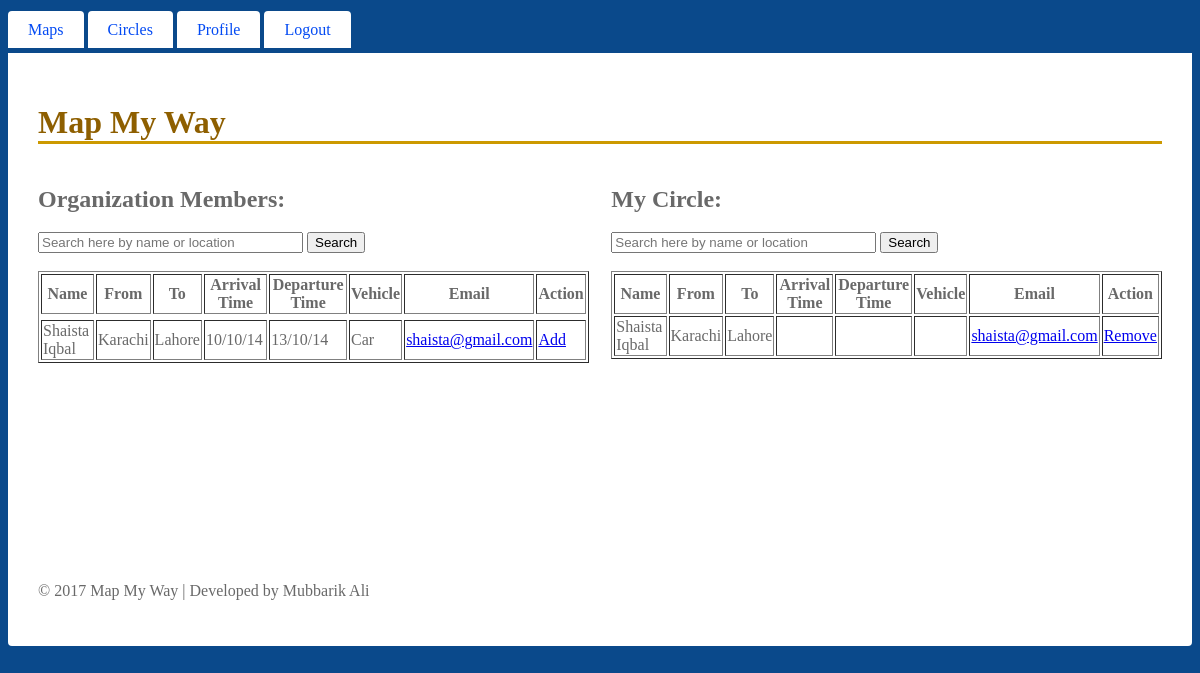
/code/circles.php (signed in), run on the app's committed database.
### tables this page shows
CREATE TABLE IF NOT EXISTS `users` (
  `username` char(30) NOT NULL,
  `password` char(30) NOT NULL,
  `firstName` char(30) NOT NULL,
  `lastName` char(30) NOT NULL,
  `email` char(30) NOT NULL,
  `cellNo` int(30) NOT NULL,
  `driver` char(10) NOT NULL,
  `licenseNo` char(30) NOT NULL,
  `cnicNo` char(30) NOT NULL,
  `address` char(50) NOT NULL,
  `dateOfBirth` date NOT NULL,
  `gender` char(10) NOT NULL,
  `privacy` char(10) NOT NULL,
  `startLocation` char(200) NOT NULL,
  `endLocation` char(200) NOT NULL,
  `startDate` char(200) NOT NULL,
  `endDate` char(200) NOT NULL,
  `travelFrequency` char(50) NOT NULL,
  `vehicleType` char(50) NOT NULL,
  `fuelSystem` char(50) NOT NULL,
  `empId` char(50) NOT NULL,
  PRIMARY KEY (`username`)
);

CREATE TABLE IF NOT EXISTS `mycircle` (
  `username` char(50) NOT NULL,
  `friendname` char(100) NOT NULL,
  `firstName` char(50) NOT NULL,
  `lastName` char(200) NOT NULL,
  `startLocation` char(200) NOT NULL,
  `endLocation` char(200) NOT NULL,
  `cellNo` char(20) NOT NULL,
  `email` char(50) NOT NULL,
  UNIQUE KEY `username` (`username`,`friendname`)
);

### code/circles.php (the view, shortened to what this page needs)
 <!DOCTYPE html>
<html>
<head>
<link href="Site.css" rel="stylesheet">
<link href="*" rel="stylesheet" type="text/css">
</head>
<body>
<?php if ($_SESSION['user']>1000 && $_SESSION['user']<2000){include "adminHeader.php";}else{include "header.php";} ?>
<div id="main">
<h1>Map My Way</h1>
<div id="container">
<div style="float: left; width: 49%; padding: 20;">
<h2>Organization Members:<br></h2>
<form  action="searchedMembers.php" method="post">
<input name="search" type="text" placeholder="Search here by name or location" size="30">
<button type="submit">Search</button>
</form>
<br>
<?php
include("config.php");
$con=mysqli_connect($server,$db_user,$db_pass,$database);
$result = mysqli_query($con,"SELECT * FROM users");
echo "<table border='1'>
<tr>
<th>Name</th>
<th>From</th>
<th>To</th>
<th>Arrival Time</th>
<th>Departure Time</th>
<th>Vehicle</th>
<th>Email</th>
<th>Action</th>
</tr>";
while($row = mysqli_fetch_array($result)) {
	echo "<tr>";
	if($row['privacy']=='public'){
	if($row['username']!=$_SESSION['user']){
	if (!($row['username']>1000 && $row['username']<2000)){
	echo "<td>" . $row['firstName'] ." " . $row['lastName'] .  "</td>";
	echo "<td>" . $row['startLocation']."</td>";
	echo "<td>" . $row['endLocation'] .  "</td>";
	echo "<td>" . $row['startDate'] .  "</td>";
	echo "<td>" . $row['endDate'] .  "</td>";
	echo "<td>" . $row['vehicleType']  .  "</td>";
	$mail = $row['email'];
	echo "<td>" . "<a href='mailto:$mail' target='_top'>
	$mail</a>" . "</td>";
	$uid=$row['username'];
	echo "<td>" . "<a href='addCircle.php?id=$uid'>
	Add</a>";
	echo "</tr>";
	}
	}
	}
}
echo "</table>";
?>
</div>
<div style="width: 49%; float:right; padding: 20;">
<h2>My Circle:<br></h2>
<form  action="searchCircles.php" method="post">
<input name="searchFriend" type="text" placeholder="Search here by name or location" size="30">
<button type="submit">Search</button>
</form>
<br>
<?php
include("config.php");
$con=mysqli_connect($server,$db_user,$db_pass,$database);
$result = mysqli_query($con,"SELECT * FROM mycircle");
echo "<table border='1' border-style: solid;
    border-width: 15px;>
<tr>
<th>Name</th>
<th>From</th>
<th>To</th>
<th>Arrival Time</th>
<th>Departure Time</th>
<th>Vehicle</th>
<th>Email</th>
<th>Action</th>
</tr>";
while($row = mysqli_fetch_array($result)) {
	echo "<tr>";
	if($row['username']==$_SESSION['user']){
	echo "<td>" . $row['firstName'] ." " . $row['lastName'] .  "</td>";
	echo "<td>" . $row['startLocation']."</td>";
	echo "<td>" . $row['endLocation'] .  "</td>";
	echo "<td>" . $row['startDate'] .  "</td>";
	echo "<td>" . $row['endDate'] .  "</td>";
	echo "<td>" . $row['vehicleType']  .  "</td>";
	$mail = $row['email'];
	echo "<td>" . "<a href='mailto:$mail' target='_top'>
	$mail</a>" . "</td>";
	$uid=$row['friendname'];
	echo "<td>" . "<a href='deleteCircle.php?id=$uid'>
	Remove</a>";
}
	echo "</tr>";
}
echo "</table>";
?>
</div>
</div>
<?php include "Footer.php"; ?>
</div>
</body>
</html>

### code/header.php (shortened to what this page needs)
<!doctype html>
<html>
<head>
</head>
<body>
<ul id="menu">
<li><a href="maps.php">Maps</a></li>
<li><a href="circles.php">Circles</a></li>
<li><a href="profile.php">Profile</a></li>
<li><a href="logout.php">Logout</a></li>
</ul>
</body>
</html>

### code/footer.php (shortened to what this page needs)
<!doctype html>
<html>
<head>
</head>
<body>
<p>&copy; <?php echo date("Y"); ?> Map My Way | Developed by Mubbarik Ali</p>
</body>
</html>

### code/Site.css (style rules this page uses)
body { font: "Trebuchet MS", Verdana, sans-serif; background-color: #0A498B; color: #696969; }
#main { padding: 30px; background-color: #ffffff; border-radius: 0 0 4px 4px; }
h1 { font: Georgia, serif; border-bottom: 3px solid #cc9900; color: #8E5F00; }
ul#menu { padding: 0px; position: relative; margin: 0; }
ul#menu li { display: inline; }
ul#menu li a { background-color: #ffffff; padding: 10px 20px; text-decoration: none; line-height: 2.8em; color: #034af3; border-radius: 4px 4px 0 0; }
#container { height:400px; }

### data on the page
users: firstName "Shaista", lastName "Iqbal", startLocation "Karachi", endLocation "Lahore", startDate "10/10/14", endDate "13/10/14", vehicleType "Car", email "shaista@gmail.com"
mycircle: firstName "Shaista", lastName "Iqbal", startLocation "Karachi", endLocation "Lahore", email "shaista@gmail.com"
